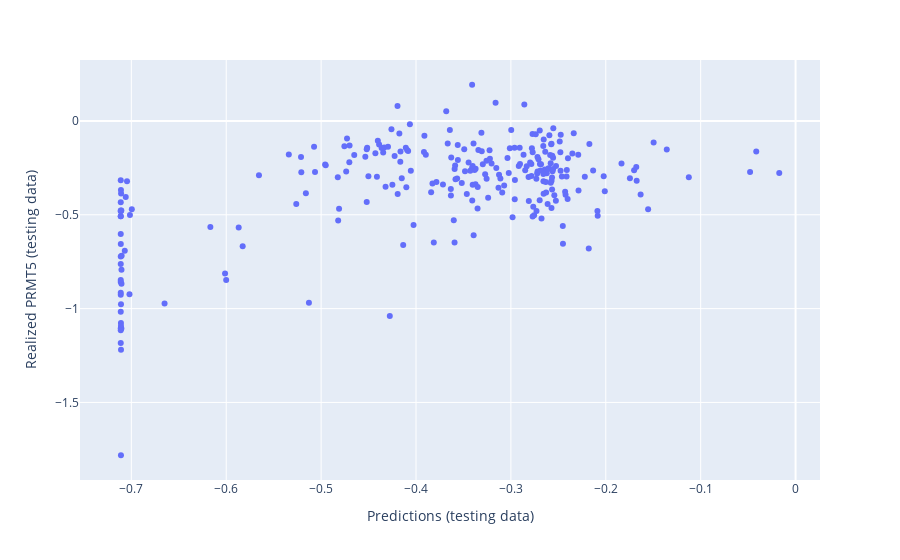

This figure's notebook cell:
### Code cell
px.scatter( x = output['y_pred_test'], y = output['y_test'], labels = {'x': 'Predictions (testing data)', 'y': 'Realized PRMT5 (testing data)'} )

### Figure 1 — Plotly figure (JSON) as saved in the notebook; plotly's stock layout.template omitted (floating-point values rounded to 4 significant figures; data arrays with more than 128 entries replaced by an {"elided": "..."} marker saying what was removed)
{"data": [{"hovertemplate": "Predictions (testing data)=%{x}<br>Realized PRMT5 (testing data)=%{y}<extra></extra>", "legendgroup": "", "marker": {"color": "#636efa", "symbol": "circle"}, "mode": "markers", "name": "", "orientation": "v", "showlegend": false, "type": "scatter", "x": {"elided": "260 float values"}, "xaxis": "x", "y": {"elided": "260 float values"}, "yaxis": "y"}], "layout": {"legend": {"tracegroupgap": 0}, "margin": {"t": 60}, "xaxis": {"anchor": "y", "domain": [0, 1], "title": {"text": "Predictions (testing data)"}}, "yaxis": {"anchor": "x", "domain": [0, 1], "title": {"text": "Realized PRMT5 (testing data)"}}}}
